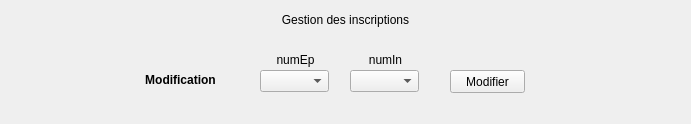
<?xml version="1.0" encoding="UTF-8"?>
<ui version="4.0">
 <class>fct_part3_1_modif</class>
 <widget class="QWidget" name="fct_part3_1_modif">
  <property name="geometry">
   <rect>
    <x>0</x>
    <y>0</y>
    <width>691</width>
    <height>124</height>
   </rect>
  </property>
  <property name="windowTitle">
   <string>Form</string>
  </property>
  <widget class="QComboBox" name="numEp_Modification">
   <property name="geometry">
    <rect>
     <x>260</x>
     <y>70</y>
     <width>69</width>
     <height>22</height>
    </rect>
   </property>
  </widget>
  <widget class="QLabel" name="label_Modification">
   <property name="geometry">
    <rect>
     <x>120</x>
     <y>70</y>
     <width>121</width>
     <height>20</height>
    </rect>
   </property>
   <property name="font">
    <font>
     <weight>75</weight>
     <bold>true</bold>
    </font>
   </property>
   <property name="text">
    <string>Modification</string>
   </property>
   <property name="alignment">
    <set>Qt::AlignCenter</set>
   </property>
  </widget>
  <widget class="QComboBox" name="numIn_Modification">
   <property name="geometry">
    <rect>
     <x>350</x>
     <y>70</y>
     <width>69</width>
     <height>22</height>
    </rect>
   </property>
  </widget>
  <widget class="QPushButton" name="bouton_Modification">
   <property name="geometry">
    <rect>
     <x>450</x>
     <y>70</y>
     <width>75</width>
     <height>23</height>
    </rect>
   </property>
   <property name="text">
    <string>Modifier</string>
   </property>
  </widget>
  <widget class="QLabel" name="titre">
   <property name="geometry">
    <rect>
     <x>10</x>
     <y>10</y>
     <width>671</width>
     <height>20</height>
    </rect>
   </property>
   <property name="text">
    <string>Gestion des inscriptions</string>
   </property>
   <property name="alignment">
    <set>Qt::AlignCenter</set>
   </property>
  </widget>
  <widget class="QLabel" name="titre_NumEp">
   <property name="geometry">
    <rect>
     <x>260</x>
     <y>50</y>
     <width>71</width>
     <height>20</height>
    </rect>
   </property>
   <property name="text">
    <string>numEp</string>
   </property>
   <property name="alignment">
    <set>Qt::AlignCenter</set>
   </property>
  </widget>
  <widget class="QLabel" name="titre_NumIn">
   <property name="geometry">
    <rect>
     <x>350</x>
     <y>50</y>
     <width>71</width>
     <height>20</height>
    </rect>
   </property>
   <property name="text">
    <string>numIn</string>
   </property>
   <property name="alignment">
    <set>Qt::AlignCenter</set>
   </property>
  </widget>
 </widget>
 <resources/>
 <connections>
  <connection>
   <sender>bouton_Modification</sender>
   <signal>clicked()</signal>
   <receiver>fct_part3_1_modif</receiver>
   <slot>modifierRes()</slot>
   <hints>
    <hint type="sourcelabel">
     <x>557</x>
     <y>211</y>
    </hint>
    <hint type="destinationlabel">
     <x>327</x>
     <y>149</y>
    </hint>
   </hints>
  </connection>
 </connections>
 <slots>
  <slot>modifierRes()</slot>
 </slots>
</ui>
